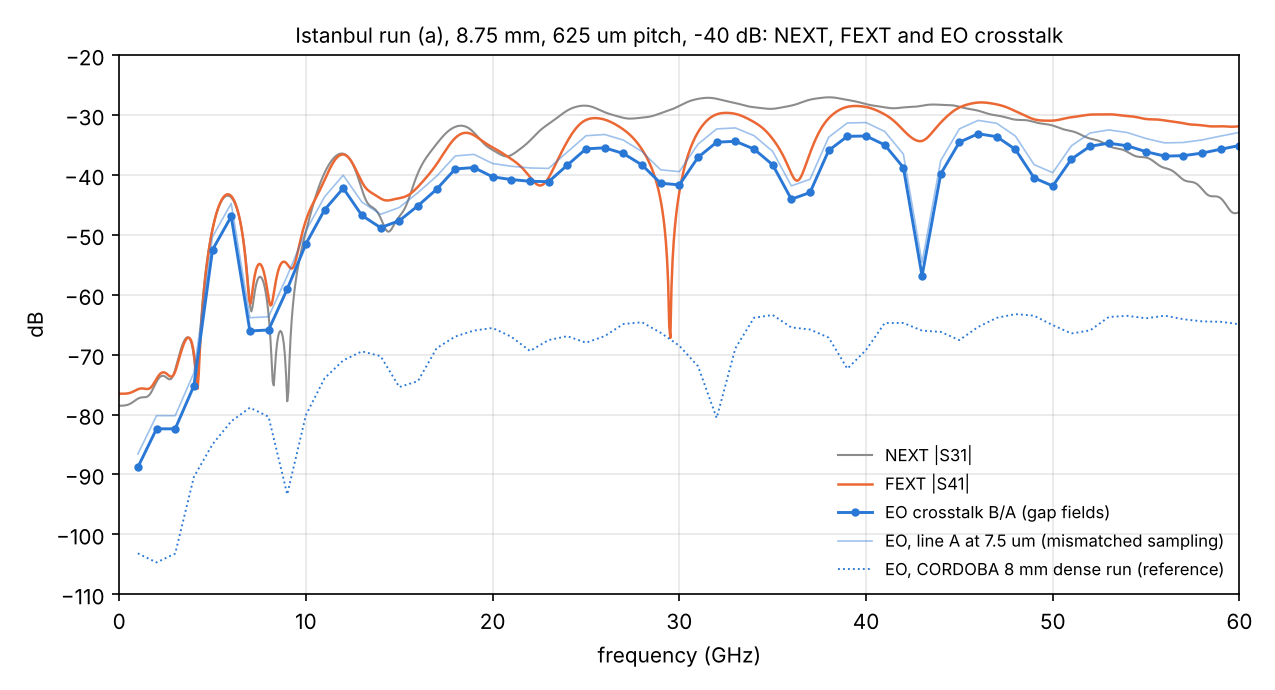

The script that saved this image:
"""Istanbul run (a): NEXT |S31|, FEXT |S41| (port data) and EO crosstalk B/A from the gap fields (50 ohm source and
load, push-pull, n_g 2.27: the same settings as the CORDOBA dense run, eo_vs_ports.py). Port 3 = line B near end
(z = 0.3), port 4 = far end: port_check.py. Both lines sampled 5 um from their centre (line A re-exported); the first
line A export (7.5 um) is used only to show the size of the sampling bias."""
import os, sys
HERE = os.path.dirname(os.path.abspath(__file__)); sys.path.insert(0, HERE)
sys.path.insert(0, os.path.abspath(os.path.join(HERE, "../../../..")))
import numpy as np, skrf as rf, matplotlib
matplotlib.use("Agg"); import matplotlib.pyplot as plt
from mzm_interconnect import parameters as P, xtalk_fields as XF
from load_fields import load
p = P.defaults(); p["Rt_R"] = 50.0; p["Zs_R"] = 50.0
X = XF.eo_crosstalk_fields(p, load("A5")); f = X["f_GHz"]; eo = 20 * np.log10(abs(X["X"]))
eo75 = 20 * np.log10(abs(XF.eo_crosstalk_fields(p, load("A7.5"))["X"]))
print("sampling bias, EO(A at 7.5 um) - EO(A at 5 um), dB: median %+.2f, range %+.2f .. %+.2f"
      % (np.median(eo75 - eo), (eo75 - eo).min(), (eo75 - eo).max()))
n = rf.Network(os.path.join(HERE, "v0_istanbul_rf_line.s4p")); fs = n.f / 1e9
dB = lambda s: 20 * np.log10(np.maximum(abs(s), 1e-12))
nx_s, fx_s = dB(n.s[:, 2, 0]), dB(n.s[:, 3, 0])
nx, fx = np.interp(f, fs, nx_s), np.interp(f, fs, fx_s)
cor = np.loadtxt(os.path.join(HERE, "../cordoba_8mm_wide_ebottom_40dB_dense/dense_eo.csv"), delimiter=",", skiprows=1)
np.savetxt(os.path.join(HERE, "xtalk_run_a.csv"), np.c_[f, nx, fx, eo], delimiter=",", fmt="%.3f",
           header="f_GHz,NEXT_S31_dB,FEXT_S41_dB,EO_dB", comments="")
m = f >= 5; d = eo - fx
print("f (GHz) | NEXT | FEXT | EO   (dB)")
for q in (5, 10, 20, 30, 40, 50, 60):
    i = np.argmin(abs(f - q)); print(f"{q:3d} | {nx[i]:6.1f} | {fx[i]:6.1f} | {eo[i]:6.1f}")
for lab, y in (("NEXT", nx), ("FEXT", fx), ("EO", eo)):
    k = np.argmax(np.where(m, y, -999)); print(f"max {lab} 5-60 GHz: {y[k]:.1f} dB at {f[k]:.0f} GHz")
print("EO - FEXT (dB), 5-60 GHz: median %.1f, 5-95%% %.1f .. %.1f; corr(EO, FEXT) %.2f, corr(EO, NEXT) %.2f"
      % (np.median(d[m]), *np.percentile(d[m], [5, 95]), np.corrcoef(eo[m], fx[m])[0, 1], np.corrcoef(eo[m], nx[m])[0, 1]))
fig, ax = plt.subplots(figsize=(8.5, 4.6))
ax.plot(fs, nx_s, color="0.55", lw=1.0, label="NEXT |S31|")
ax.plot(fs, fx_s, color="#eb6834", lw=1.2, label="FEXT |S41|")
ax.plot(f, eo, "o-", color="#2a78d6", ms=3, lw=1.4, label="EO crosstalk B/A (gap fields)")
ax.plot(f, eo75, color="#2a78d6", lw=0.8, alpha=0.45, label="EO, line A at 7.5 um (mismatched sampling)")
ax.plot(cor[:, 0], cor[:, 3], color="#2a78d6", lw=0.9, ls=":", label="EO, CORDOBA 8 mm dense run (reference)")
ax.set_xlim(0, 60); ax.set_ylim(-110, -20); ax.set_xlabel("frequency (GHz)"); ax.set_ylabel("dB"); ax.grid(alpha=0.3)
ax.set_title("Istanbul run (a), 8.75 mm, 625 um pitch, -40 dB: NEXT, FEXT and EO crosstalk", fontsize=10)
ax.legend(frameon=False, fontsize=8, loc="lower right"); fig.tight_layout()
fig.savefig(os.path.join(HERE, "xtalk_run_a.png"), dpi=150)
